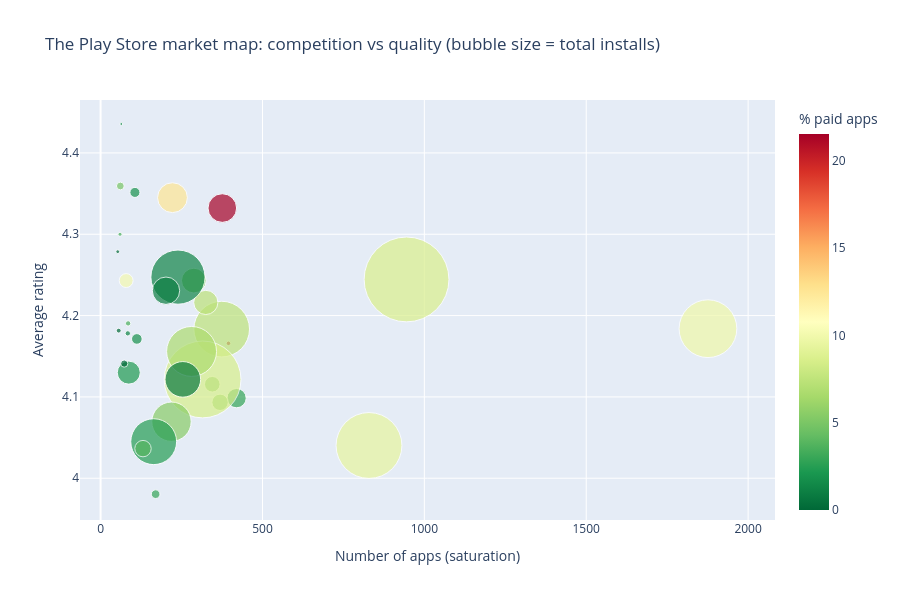

Here is the notebook cell this chart was saved with:
### Markdown cell above
## 9. Interactive visualisations (plotly)

Hover over any point or bar for details; click legend entries to hide or show series; drag to zoom and double-click to reset.

### Code cell
# 9.1 The whole market on one chart: one bubble per category
bubble = cat.copy()
bubble["Total installs (billions)"] = bubble["TotalInstalls"] / 1e9
fig = px.scatter(
    bubble, x="Apps", y="AvgRating", size="Total installs (billions)", color="PaidShare",
    hover_name="Category", size_max=60, color_continuous_scale="RdYlGn_r",
    labels={"Apps": "Number of apps (saturation)", "AvgRating": "Average rating",
            "PaidShare": "% paid apps"},
    title="The Play Store market map: competition vs quality (bubble size = total installs)",
)
fig.update_layout(height=600)
fig.show()

### Figure 1 — Plotly figure (JSON) as saved in the notebook; plotly's stock layout.template omitted (floating-point values rounded to 4 significant figures)
{"data": [{"hovertemplate": "<b>%{hovertext}</b><br><br>Number of apps (saturation)=%{x}<br>Average rating=%{y}<br>Total installs (billions)=%{marker.size}<br>% paid apps=%{marker.color}<extra></extra>", "hovertext": ["FAMILY", "GAME", "TOOLS", "BUSINESS", "MEDICAL", "PERSONALIZATION", "PRODUCTIVITY", "LIFESTYLE", "FINANCE", "SPORTS", "COMMUNICATION", "HEALTH_AND_FITNESS", "PHOTOGRAPHY", "NEWS_AND_MAGAZINES", "SOCIAL", "BOOKS_AND_REFERENCE", "TRAVEL_AND_LOCAL", "SHOPPING", "DATING", "VIDEO_PLAYERS", "MAPS_AND_NAVIGATION", "FOOD_AND_DRINK", "EDUCATION", "ENTERTAINMENT", "AUTO_AND_VEHICLES", "LIBRARIES_AND_DEMO", "WEATHER", "HOUSE_AND_HOME", "EVENTS", "ART_AND_DESIGN", "PARENTING", "COMICS", "BEAUTY"], "legendgroup": "", "marker": {"color": [9.861, 8.677, 9.409, 2.857, 20.76, 21.54, 7.487, 5.149, 4.928, 7.385, 8.571, 5.208, 6.762, 0.7874, 1.255, 12.61, 5.479, 0.9901, 2.941, 2.439, 3.817, 1.786, 1.887, 2.299, 3.529, 1.19, 10.13, 0.0, 1.562, 4.918, 3.333, 0.0, 0.0], "coloraxis": "coloraxis", "size": [6.232, 13.45, 8.103, 0.6972, 0.03829, 1.532, 5.793, 0.5038, 0.4553, 1.096, 11.04, 1.144, 4.658, 2.369, 5.488, 1.666, 2.895, 1.4, 0.1409, 3.932, 0.5033, 0.2118, 0.19, 0.9897, 0.05313, 0.053, 0.3611, 0.0972, 0.01597, 0.1132, 0.03152, 0.04498, 0.0272], "sizemode": "area", "sizeref": 0.003736, "symbol": "circle"}, "mode": "markers", "name": "", "orientation": "v", "showlegend": false, "type": "scatter", "x": [1876, 945, 829, 420, 395, 376, 374, 369, 345, 325, 315, 288, 281, 254, 239, 222, 219, 202, 170, 164, 131, 112, 106, 87, 85, 84, 79, 73, 64, 61, 60, 56, 53], "xaxis": "x", "y": [4.184, 4.244, 4.04, 4.098, 4.166, 4.332, 4.183, 4.093, 4.116, 4.216, 4.121, 4.243, 4.156, 4.122, 4.247, 4.345, 4.07, 4.231, 3.98, 4.045, 4.036, 4.171, 4.351, 4.13, 4.19, 4.178, 4.243, 4.141, 4.436, 4.359, 4.3, 4.181, 4.279], "yaxis": "y"}], "layout": {"coloraxis": {"autocolorscale": false, "colorbar": {"title": {"text": "% paid apps"}}, "colorscale": [[0, "rgb(0,104,55)"], [0.1, "rgb(26,152,80)"], [0.2, "rgb(102,189,99)"], [0.3, "rgb(166,217,106)"], [0.4, "rgb(217,239,139)"], [0.5, "rgb(255,255,191)"], [0.6, "rgb(254,224,139)"], [0.7, "rgb(253,174,97)"], [0.8, "rgb(244,109,67)"], [0.9, "rgb(215,48,39)"], [1, "rgb(165,0,38)"]]}, "height": 600, "legend": {"itemsizing": "constant", "tracegroupgap": 0}, "title": {"text": "The Play Store market map: competition vs quality (bubble size = total installs)"}, "xaxis": {"anchor": "y", "domain": [0, 1], "title": {"text": "Number of apps (saturation)"}}, "yaxis": {"anchor": "x", "domain": [0, 1], "title": {"text": "Average rating"}}}}
